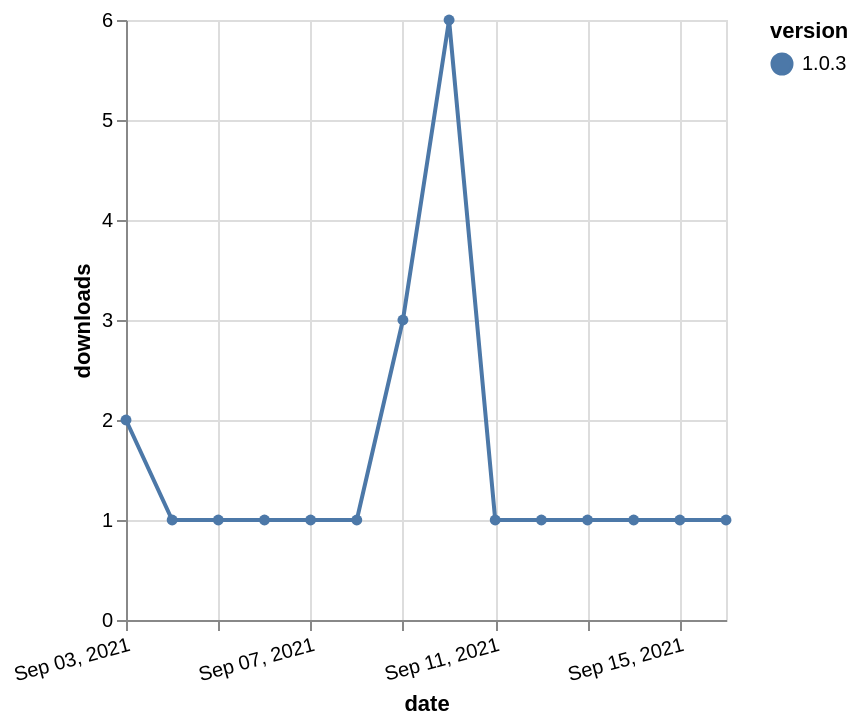

This figure's Vega-Lite source:
### Vega-Lite specification from a JSON file in a GitHub repository (floating-point values rounded to 4 significant figures)
{"$schema": "https://vega.github.io/schema/vega-lite/v5.json", "description": "A simple bar chart with embedded data.", "data": {"values": [{"date": "2021-09-03", "total": 586, "delta": 2, "version": "1.0.3"}, {"date": "2021-09-04", "total": 587, "delta": 1, "version": "1.0.3"}, {"date": "2021-09-05", "total": 588, "delta": 1, "version": "1.0.3"}, {"date": "2021-09-06", "total": 589, "delta": 1, "version": "1.0.3"}, {"date": "2021-09-07", "total": 590, "delta": 1, "version": "1.0.3"}, {"date": "2021-09-08", "total": 591, "delta": 1, "version": "1.0.3"}, {"date": "2021-09-09", "total": 594, "delta": 3, "version": "1.0.3"}, {"date": "2021-09-10", "total": 600, "delta": 6, "version": "1.0.3"}, {"date": "2021-09-11", "total": 601, "delta": 1, "version": "1.0.3"}, {"date": "2021-09-12", "total": 602, "delta": 1, "version": "1.0.3"}, {"date": "2021-09-13", "total": 603, "delta": 1, "version": "1.0.3"}, {"date": "2021-09-14", "total": 604, "delta": 1, "version": "1.0.3"}, {"date": "2021-09-15", "total": 605, "delta": 1, "version": "1.0.3"}, {"date": "2021-09-16", "total": 606, "delta": 1, "version": "1.0.3"}]}, "width": "container", "mark": {"type": "line", "point": {"filled": true}}, "encoding": {"x": {"field": "date", "type": "temporal", "timeUnit": "yearmonthdate", "title": "date", "axis": {"labelAngle": -15}}, "y": {"field": "delta", "type": "quantitative", "title": "downloads"}, "color": {"field": "version", "type": "nominal"}, "tooltip": {"field": "delta"}}}
